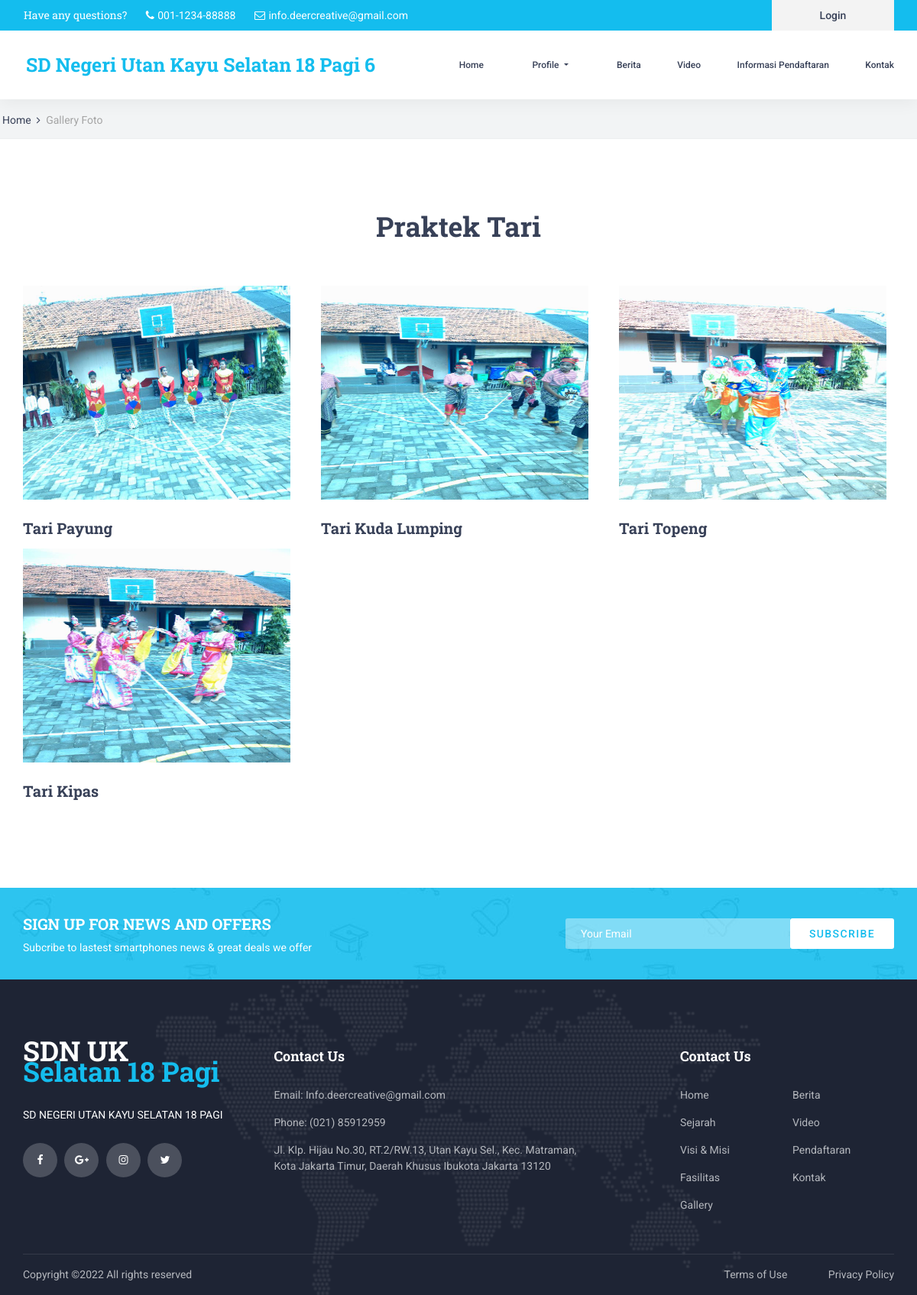
The page /home/detail_gallery/6 on the database its author committed.
### tables this page shows
CREATE TABLE `tbl_gallery` (
  `id_gallery` int(11) NOT NULL,
  `nama_gallery` text NOT NULL,
  `sampul` text NOT NULL
);

CREATE TABLE `tbl_foto` (
  `id_foto` int(11) NOT NULL,
  `id_gallery` int(11) NOT NULL,
  `ket_foto` text NOT NULL,
  `foto` text NOT NULL
);

### application/views/layout/v_content.php (called while the page is built)
<?php
if($isi) {
    $this->load->view($isi);
}

### application/views/layout/v_wrapper.php (called while the page is built)
<?php
require_once('v_head.php');
require_once('v_header.php');
require_once('v_nav.php');
require_once('v_content.php');
require_once('v_footer.php');

### application/controllers/Home.php (called while the page is built, shortened)
<?php
class Home extends CI_Controller {
    public function __construct()
    {
        $this->load->model('m_home');
        $this->load->model('m_setting');
        $this->load->helper('download');
    }
    public function detail_gallery($id_gallery)
    {
        $data = array(
            'title' => 'Detail Gallery',
            'gallery' => $this->m_home->detail_gallery($id_gallery),
            'nama_gallery' => $this->m_home->nama_gallery($id_gallery),
            'isi'   => 'v_detail_gallery'
        );
        $this->load->view('layout/v_wrapper',$data,FALSE);
    }
}

### index.php (called while the page is built, shortened)
<?php
require_once BASEPATH.'core/CodeIgniter.php';

### application/models/M_home.php (called while the page is built, shortened)
<?php
class M_home extends CI_Model {
    public function detail_gallery($id_gallery)
    {
        $this->db->select('*');
        $this->db->from('tbl_foto');
        $this->db->where('id_gallery', $id_gallery);
        $this->db->order_by('id_foto', 'desc');
        return $this->db->get()->result();
    }
    public function nama_gallery($id_gallery)
    {
        $this->db->select('*');
        $this->db->from('tbl_gallery');
        $this->db->where('id_gallery', $id_gallery);
        return $this->db->get()->row();
    }
}

### application/views/v_detail_gallery.php (the view, shortened to what this page needs)
   <div class="home">
       <div class="breadcrumbs_container">
           <div clas="container">
               <div class="row">
                   <div class="col">
                       <div class="breadcrumbs">
                           <ul>
                               <li><a href="index.html">Home</a></li>
                               <li>Gallery Foto</li>
                           </ul>
                       </div>
                   </div>
               </div>
           </div>
       </div>
   </div>
   <div class="about">
	<div class="container">
		<div class="row">
			<div class="col">
				<div class="section_title_container text-center">
					<h2 class="section_title"><?= $nama_gallery->nama_gallery ?></h2>
				</div>
			</div>
		</div>
		<div class="row about_row">
               <?php foreach ($gallery as $key => $value) { ?>
			<div class="col-lg-4 about_col about_col_left">
				<div class="about_item">
					<div class="about_item_image"><img src="<?= base_url('foto/'.$value->foto) ?>" width="350px" height="280px"></div>
					<div class="about_item_title"><a href="#"><?= $value->ket_foto ?></a></div>
				</div>
			</div>
               <?php } ?>
		</div>
	</div>
</div>
   <div class="newsletter">
	<div class="newsletter_background" style="background-image:url(<?= base_url() ?>template/front-end/images/newsletter_background.jpg)"></div>
	<div class="container">
		<div class="row">
			<div class="col">
				<div class="newsletter_container d-flex flex-lg-row flex-column align-items-center justify-content-start">
					<div class="newsletter_content text-lg-left text-center">
						<div class="newsletter_title">sign up for news and offers</div>
						<div class="newsletter_subtitle">Subcribe to lastest smartphones news & great deals we offer</div>
					</div>
					<div class="newsletter_form_container ml-lg-auto">
						<form action="#" id="newsletter_form" class="newsletter_form d-flex flex-row align-items-center justify-content-center">
							<input type="email" class="newsletter_input" placeholder="Your Email" required="required">
							<button type="submit" class="newsletter_button">subscribe</button>
						</form>
					</div>
				</div>
			</div>
		</div>
	</div>
</div>

### template/front-end/styles/courses.css (style rules this page uses)
* { margin: 0; padding: 0; -webkit-font-smoothing: antialiased; -webkit-text-shadow: rgba(0,0,0,.01) 0 0 1px; text-shadow: rgba(0,0,0,.01) 0 0 1px; }
body { font-family: 'Roboto', sans-serif; font-size: 14px; font-weight: 400; background: #FFFFFF; color: #a5a5a5; }
div { display: block; position: relative; -webkit-box-sizing: border-box; -moz-box-sizing: border-box; box-sizing: border-box; }
ul { list-style: none; margin-bottom: 0px; }
a, a:hover, a:visited, a:active, a:link { text-decoration: none; -webkit-font-smoothing: antialiased; -webkit-text-shadow: rgba(0,0,0,.01) 0 0 1px; text-shadow: rgba(0,0,0,.01) 0 0 1px; }
h2 { font-size: 36px; }
h1, h2, h3, h4, h5, h6 { font-family: 'Roboto Slab', serif; font-weight: 700; -webkit-font-smoothing: antialiased; -webkit-text-shadow: rgba(0,0,0,.01) 0 0 1px; text-shadow: rgba(0,0,0,.01) 0 0 1px; color: #384158; margin-bottom: 0; }
.section_title_container { max-width: 600px; margin: 0 auto; }
.section_title { line-height: 0.75; }
.home { width: 100%; height: 182px; background: #f2f4f5; border-bottom: solid 1px #edeff0; }
.breadcrumbs_container { position: absolute; left: 0; bottom: 0; width: 100%; padding-bottom: 13px; padding-left: 3px; }
.breadcrumbs ul li { display: inline-block; position: relative; }
.breadcrumbs ul li:not(:last-child)::after { display: inline-block; font-family: 'FontAwesome'; content: '\f105'; margin-left: 7px; margin-right: 4px; color: #384158; }
.breadcrumbs ul li a { font-size: 14px; font-weight: 400; color: #384158; -webkit-transition: all 200ms ease; -moz-transition: all 200ms ease; -ms-transition: all 200ms ease; -o-transition: all 200ms ease; transition: all 200ms ease; }
.newsletter { width: 100%; }
.newsletter_background { position: absolute; top: 0; left: 0; width: 100%; height: 100%; }
.newsletter_container { width: 100%; height: 120px; }
.newsletter_title { font-family: 'Roboto Slab', serif; font-size: 20px; font-weight: 700; text-transform: uppercase; color: #FFFFFF; }
.newsletter_subtitle { font-size: 14px; font-weight: 400; color: #FFFFFF; margin-top: 6px; }
.newsletter_form_container { width: 450px; padding-left: 20px; }
.newsletter_form { display: block; position: relative; width: 100%; }
.newsletter_input { width: calc(100% - 136px); height: 40px; background: rgba(255,255,255,0.4); border: none; outline: none; padding-left: 20px; color: #FFFFFF; border-top-left-radius: 3px; border-bottom-left-radius: 3px; }
.newsletter_button { width: 136px; height: 40px; background: #FFFFFF; border-radius: 3px; border: none; outline: none; cursor: pointer; font-size: 14px; text-transform: uppercase; color: #14bdee; font-weight: 500; letter-spacing: 0.1em; }

### rows shown on the page
tbl_gallery: nama_gallery "Praktek Tari"
tbl_foto: foto (picture), ket_foto "Tari Payung"
tbl_foto: foto (picture), ket_foto "Tari Kuda Lumping"
tbl_foto: foto (picture), ket_foto "Tari Topeng"
tbl_foto: foto (picture), ket_foto "Tari Kipas"

### other values the page prints
$nowUrl "6"
